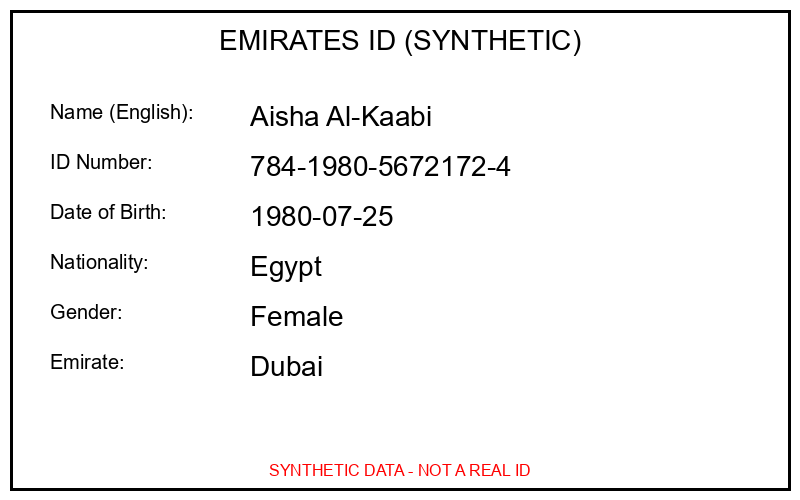
#> input picture data/synthetic/output/sample_application/emirates_id.png, 800 x 500 px
$ python -i ocr.py   (imports and definitions only)
#> lines starting #> are read from the running program, lines starting #| are printed output that depends on the picture
#> in extract_text, image is the input picture: PIL image 800x500 RGB; mean R, G, B 243.8, 243.3, 243.3
"""OCR processing using Tesseract."""

import logging
from pathlib import Path
from typing import Optional, Dict, Any
import os

try:
    import pytesseract
    from PIL import Image
except ImportError:
    pytesseract = None
    Image = None

logger = logging.getLogger(__name__)

# Version marker to force reload
OCR_VERSION = "2.0_FIXED"  # Updated with preprocessing


class OCRProcessor:
    """Extract text from images using Tesseract OCR."""

    def __init__(self, tesseract_cmd: Optional[str] = None):
        """Initialize OCR processor.

        Args:
            tesseract_cmd: Path to tesseract executable (optional, uses system PATH by default)
        """
        if pytesseract is None:
            raise ImportError(
                "pytesseract and Pillow are required for OCR. "
                "Install with: pip install pytesseract Pillow"
            )

        # Set tesseract command if provided
        if tesseract_cmd:
            pytesseract.pytesseract.tesseract_cmd = tesseract_cmd
        elif os.environ.get("TESSERACT_CMD"):
            pytesseract.pytesseract.tesseract_cmd = os.environ["TESSERACT_CMD"]

        self.tesseract_cmd = pytesseract.pytesseract.tesseract_cmd
        logger.info(f"OCR processor initialized with Tesseract: {self.tesseract_cmd}")

    def preprocess_image(self, image: Image.Image) -> Image.Image:
        """Preprocess image for better OCR accuracy.

        Args:
            image: PIL Image object

        Returns:
            Preprocessed PIL Image
        """
        # Convert to grayscale
        image = image.convert('L')
#> image: PIL image 800x500 L

        # Increase contrast and brightness
        from PIL import ImageEnhance

        # Enhance contrast
        enhancer = ImageEnhance.Contrast(image)
        image = enhancer.enhance(2.0)  # Increase contrast
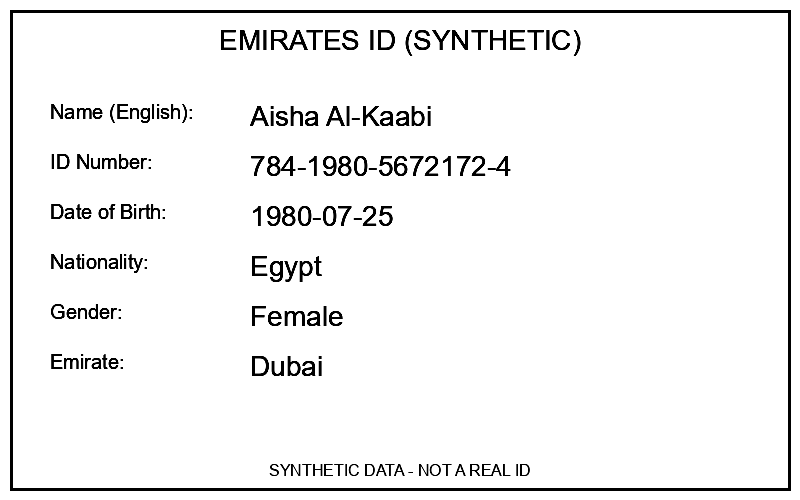
#> image: PIL image 800x500 L; min 0, max 255, mean 242

        # Enhance brightness
        enhancer = ImageEnhance.Brightness(image)
        image = enhancer.enhance(1.2)  # Slightly brighten

        # Enhance sharpness
        enhancer = ImageEnhance.Sharpness(image)
        image = enhancer.enhance(1.5)

        return image

    def extract_text(
        self,
        image_path: Path,
        lang: str = "eng",
        config: str = "--psm 4",  # Changed from 6 to 4 (single column)
        preprocess: bool = True,  # Enable preprocessing by default
    ) -> str:
        """Extract text from an image file.

        Args:
            image_path: Path to image file
            lang: Language code (default: eng for English)
            config: Tesseract configuration string (default: PSM 6 = assume uniform block of text)

        Returns:
            Extracted text as string
        """
        try:
            logger.debug(f"Processing image: {image_path}")

            # Open image
            image = Image.open(image_path)

            # Preprocess image for better OCR
            if preprocess:
                image = self.preprocess_image(image)
                logger.debug("Image preprocessed (contrast enhanced)")

            # Perform OCR
#> (the run stopped early here; a loop or call above may not have finished)
